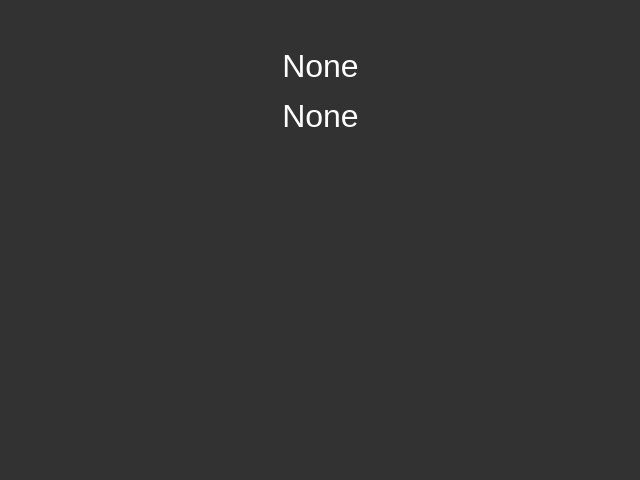
<?xml version="1.0" encoding="UTF-8"?>
<ui version="4.0">
 <class>DashBoard</class>
 <widget class="QMainWindow" name="DashBoard">
  <property name="enabled">
   <bool>true</bool>
  </property>
  <property name="geometry">
   <rect>
    <x>0</x>
    <y>0</y>
    <width>640</width>
    <height>480</height>
   </rect>
  </property>
  <property name="sizePolicy">
   <sizepolicy hsizetype="Fixed" vsizetype="Fixed">
    <horstretch>0</horstretch>
    <verstretch>0</verstretch>
   </sizepolicy>
  </property>
  <property name="windowTitle">
   <string>Dashboard</string>
  </property>
  <property name="windowOpacity">
   <double>1.000000000000000</double>
  </property>
  <property name="layoutDirection">
   <enum>Qt::LeftToRight</enum>
  </property>
  <property name="styleSheet">
   <string notr="true">background-color: rgb(50, 50, 50)</string>
  </property>
  <property name="dockNestingEnabled">
   <bool>false</bool>
  </property>
  <widget class="QWidget" name="centralwidget">
   <widget class="QLabel" name="label_blinker_left">
    <property name="geometry">
     <rect>
      <x>170</x>
      <y>50</y>
      <width>50</width>
      <height>50</height>
     </rect>
    </property>
    <property name="font">
     <font>
      <pointsize>36</pointsize>
     </font>
    </property>
    <property name="styleSheet">
     <string notr="true">color: white</string>
    </property>
    <property name="text">
     <string notr="true"/>
    </property>
    <property name="pixmap">
     <pixmap resource="resources.qrc">:/resources/resources/left_arrow_off.png</pixmap>
    </property>
    <property name="wordWrap">
     <bool>false</bool>
    </property>
   </widget>
   <widget class="QLabel" name="label_gear">
    <property name="geometry">
     <rect>
      <x>230</x>
      <y>30</y>
      <width>181</width>
      <height>71</height>
     </rect>
    </property>
    <property name="font">
     <font>
      <pointsize>24</pointsize>
     </font>
    </property>
    <property name="styleSheet">
     <string notr="true">background-color: rgba(0, 0, 0, 0%);
color: white;</string>
    </property>
    <property name="text">
     <string notr="true">None</string>
    </property>
    <property name="alignment">
     <set>Qt::AlignCenter</set>
    </property>
    <property name="wordWrap">
     <bool>false</bool>
    </property>
   </widget>
   <widget class="QLabel" name="label_speedometer_digits">
    <property name="geometry">
     <rect>
      <x>190</x>
      <y>80</y>
      <width>261</width>
      <height>71</height>
     </rect>
    </property>
    <property name="font">
     <font>
      <pointsize>24</pointsize>
     </font>
    </property>
    <property name="autoFillBackground">
     <bool>false</bool>
    </property>
    <property name="styleSheet">
     <string notr="true">background-color: rgba(0, 0, 0, 0%);
color: white;</string>
    </property>
    <property name="text">
     <string notr="true">None</string>
    </property>
    <property name="alignment">
     <set>Qt::AlignCenter</set>
    </property>
    <property name="wordWrap">
     <bool>false</bool>
    </property>
   </widget>
   <widget class="QLabel" name="label_blinker_right">
    <property name="geometry">
     <rect>
      <x>420</x>
      <y>50</y>
      <width>50</width>
      <height>50</height>
     </rect>
    </property>
    <property name="font">
     <font>
      <pointsize>36</pointsize>
     </font>
    </property>
    <property name="styleSheet">
     <string notr="true">color: white</string>
    </property>
    <property name="text">
     <string notr="true"/>
    </property>
    <property name="pixmap">
     <pixmap>resources/right_arrow_off.png</pixmap>
    </property>
    <property name="wordWrap">
     <bool>false</bool>
    </property>
   </widget>
   <widget class="QLabel" name="label_speedometer_analog">
    <property name="geometry">
     <rect>
      <x>0</x>
      <y>70</y>
      <width>640</width>
      <height>640</height>
     </rect>
    </property>
    <property name="sizePolicy">
     <sizepolicy hsizetype="Fixed" vsizetype="Fixed">
      <horstretch>0</horstretch>
      <verstretch>0</verstretch>
     </sizepolicy>
    </property>
    <property name="text">
     <string/>
    </property>
    <property name="pixmap">
     <pixmap resource="resources.qrc">:/resources/resources/speedometer.png</pixmap>
    </property>
    <property name="alignment">
     <set>Qt::AlignCenter</set>
    </property>
   </widget>
   <zorder>label_speedometer_analog</zorder>
   <zorder>label_blinker_left</zorder>
   <zorder>label_gear</zorder>
   <zorder>label_speedometer_digits</zorder>
   <zorder>label_blinker_right</zorder>
  </widget>
 </widget>
 <resources>
  <include location="resources.qrc"/>
 </resources>
 <connections/>
</ui>
